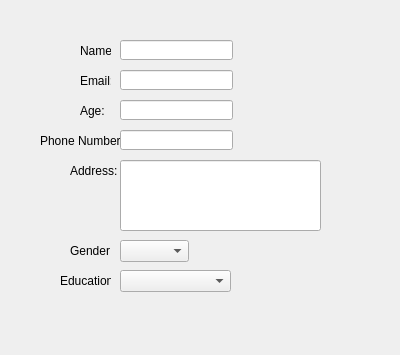
<?xml version="1.0" encoding="UTF-8"?>
<ui version="4.0">
 <class>Form</class>
 <widget class="QWidget" name="Form">
  <property name="geometry">
   <rect>
    <x>0</x>
    <y>0</y>
    <width>400</width>
    <height>355</height>
   </rect>
  </property>
  <property name="windowTitle">
   <string>Form</string>
  </property>
  <widget class="QLabel" name="label">
   <property name="geometry">
    <rect>
     <x>80</x>
     <y>40</y>
     <width>31</width>
     <height>21</height>
    </rect>
   </property>
   <property name="text">
    <string>Name:</string>
   </property>
  </widget>
  <widget class="QLineEdit" name="lineEdit">
   <property name="geometry">
    <rect>
     <x>120</x>
     <y>40</y>
     <width>113</width>
     <height>20</height>
    </rect>
   </property>
  </widget>
  <widget class="QLabel" name="label_2">
   <property name="geometry">
    <rect>
     <x>80</x>
     <y>70</y>
     <width>31</width>
     <height>21</height>
    </rect>
   </property>
   <property name="text">
    <string>Email:</string>
   </property>
  </widget>
  <widget class="QLineEdit" name="lineEdit_2">
   <property name="geometry">
    <rect>
     <x>120</x>
     <y>70</y>
     <width>113</width>
     <height>20</height>
    </rect>
   </property>
  </widget>
  <widget class="QLabel" name="label_3">
   <property name="geometry">
    <rect>
     <x>80</x>
     <y>100</y>
     <width>31</width>
     <height>21</height>
    </rect>
   </property>
   <property name="text">
    <string>Age:</string>
   </property>
  </widget>
  <widget class="QLineEdit" name="lineEdit_3">
   <property name="geometry">
    <rect>
     <x>120</x>
     <y>100</y>
     <width>113</width>
     <height>20</height>
    </rect>
   </property>
  </widget>
  <widget class="QLabel" name="label_4">
   <property name="geometry">
    <rect>
     <x>40</x>
     <y>130</y>
     <width>81</width>
     <height>21</height>
    </rect>
   </property>
   <property name="text">
    <string>Phone Number:</string>
   </property>
  </widget>
  <widget class="QLineEdit" name="lineEdit_4">
   <property name="geometry">
    <rect>
     <x>120</x>
     <y>130</y>
     <width>113</width>
     <height>20</height>
    </rect>
   </property>
  </widget>
  <widget class="QLineEdit" name="lineEdit_5">
   <property name="geometry">
    <rect>
     <x>120</x>
     <y>160</y>
     <width>201</width>
     <height>71</height>
    </rect>
   </property>
  </widget>
  <widget class="QLabel" name="label_5">
   <property name="geometry">
    <rect>
     <x>70</x>
     <y>160</y>
     <width>47</width>
     <height>21</height>
    </rect>
   </property>
   <property name="text">
    <string>Address:</string>
   </property>
  </widget>
  <widget class="QLabel" name="label_6">
   <property name="geometry">
    <rect>
     <x>70</x>
     <y>240</y>
     <width>41</width>
     <height>21</height>
    </rect>
   </property>
   <property name="text">
    <string>Gender:</string>
   </property>
  </widget>
  <widget class="QComboBox" name="comboBox">
   <property name="geometry">
    <rect>
     <x>120</x>
     <y>240</y>
     <width>69</width>
     <height>22</height>
    </rect>
   </property>
   <item>
    <property name="text">
     <string/>
    </property>
   </item>
   <item>
    <property name="text">
     <string>Male</string>
    </property>
   </item>
   <item>
    <property name="text">
     <string>Female</string>
    </property>
   </item>
  </widget>
  <widget class="QLabel" name="label_7">
   <property name="geometry">
    <rect>
     <x>60</x>
     <y>270</y>
     <width>51</width>
     <height>21</height>
    </rect>
   </property>
   <property name="text">
    <string>Education:</string>
   </property>
  </widget>
  <widget class="QComboBox" name="comboBox_2">
   <property name="geometry">
    <rect>
     <x>120</x>
     <y>270</y>
     <width>111</width>
     <height>22</height>
    </rect>
   </property>
   <item>
    <property name="text">
     <string/>
    </property>
   </item>
   <item>
    <property name="text">
     <string>Elementary School</string>
    </property>
   </item>
   <item>
    <property name="text">
     <string>Junior High School</string>
    </property>
   </item>
   <item>
    <property name="text">
     <string>Senior High School</string>
    </property>
   </item>
   <item>
    <property name="text">
     <string>Diploma</string>
    </property>
   </item>
   <item>
    <property name="text">
     <string>Bachelor's Degree</string>
    </property>
   </item>
   <item>
    <property name="text">
     <string>Master's Degree</string>
    </property>
   </item>
   <item>
    <property name="text">
     <string>Doctoral Degree</string>
    </property>
   </item>
  </widget>
 </widget>
 <resources/>
 <connections/>
</ui>
